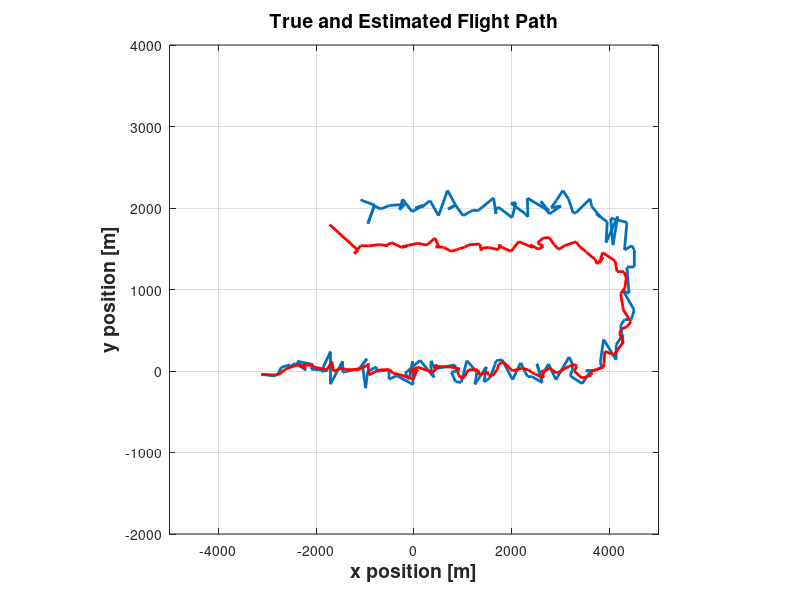
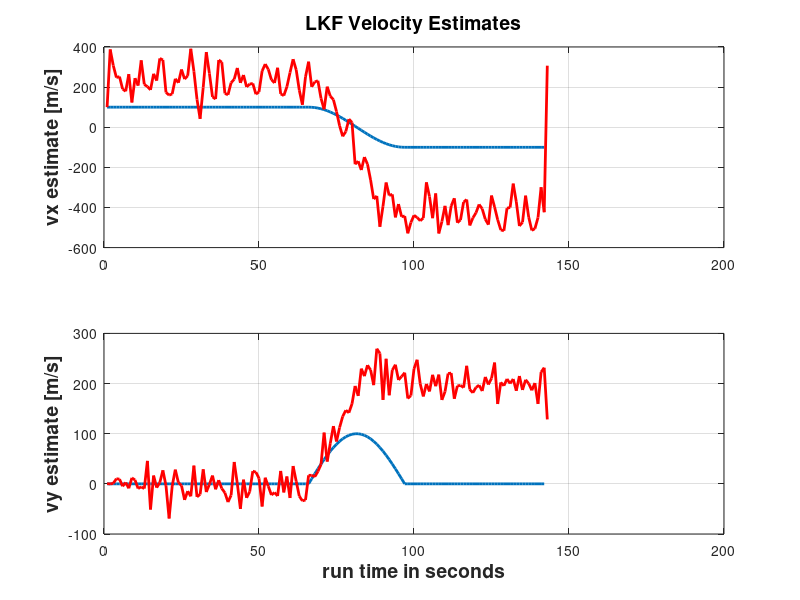

These figures' MATLAB source, in order:

%   Project 01 - Part b
%
%   LINEAR KALMAN FILTER
%
%   <NGHI NGUYEN>
%
%
clear all
%close all
randn('state',0) % Reset random number generator

load data01

%   Define measurement variance
sigma_r = 100;
sigma_v = 1;

% ----------------------------------------------------------------
%  GENERATE THE MEASUREMENTS
% ----------------------------------------------------------------
for k = 1:length(rx),

    % Generate errors
    v = [sigma_r*randn(1,1); sigma_v*randn(1,1); sigma_r*randn(1,1); sigma_v*randn(1,1)];
    
    % True position and velocity
    x = [rx(k); vx(k); ry(k); vy(k)];
    
    % Make measurement vecor
    z(:,k) = x + v;
end

% ----------------------------------------------------------------
%  LKF - State Vector: x, x_dot, x_dotdot, y, y_dot, y_dotdot
% ----------------------------------------------------------------

dt = 1;

%
% INSERT YOU FILTER HERE: use variable x_est for your estimate of the state
%
%sigma_w = 1;
sigma_w = 10;
%sigma_w = 100;

Phi = [1 dt 0 0 0 0; % Changes to Phi matrix based on Constant velocity model
       0 1 dt 0 0 0;
       0 0 1 dt 0 0;
       0 0 0 1 dt 0;
       0 0 0 0 1 dt;
       0 0 0 0 0 1];
 
H = [1 0 0 0 0 0;
     0 0 1 0 0 0;
     0 0 0 1 0 0;
     0 0 0 0 1 0]; %Measurement matrix
 
%u = 0.05;  %Aceleration magnitude
%u=[0 vx(:) 0 vy(:)]; %Action vector based on Constant velocity model

R = [sigma_r 0 0 0;
     0 sigma_r 0 0;
     0 0 sigma_r 0;
     0 0 0 sigma_r]; %Mean and variance of the random noise

Q = (sigma_w^2)*[(dt^5)/20 (dt^4)/8 (dt^3)/6 0 0 0;
                 (dt^4)/8 (dt^3)/3 (dt^2)/2 0 0 0;
                 (dt^3)/6 (dt^2)/2 dt 0 0 0;
                  0 0 0 (dt^5)/20 (dt^4)/8 (dt^3)/6;
                  0 0 0 (dt^4)/8 (dt^3)/6 (dt^2)/2;
                  0 0 0 (dt^3)/6 (dt^2)/2 dt];     %Covariance Matrix
                                               
x_est(:,1) = [rx(1,1);
              vx(1,1);
              0;
              ry(1,1);
              vy(1,1);
              0];                                  %Initialize the initial vectors
P_pre = 5000*eye(6);                               %Initial Covarience matrix

%Start Kalman Filter

for k=1:length(rx)
      
    K = P_pre *H' * inv(H * P_pre * H' + R);       %Calculating the Kalman Filter
    
    x_est(:,k) = x_est(:,k) + K * ( z(:,k) - H * x_est(:,k)); %Update estimate with measurement
    
    P_pre = (eye(6) - K*H) * P_pre; %Update the Covariance
    %------------------------------
    
    x_est(:,k+1) =  Phi*x_est(:,k); %Project the state ahead 
   
    P_pre = Phi*P_pre*Phi' + Q;     %Project the error covariance ahead 
end
%
%
%
figure
plot(z(1,:),z(3,:),'LineWidth', 2)
grid on
axis([-5000 5000 -2000 4000])
axis('square')
ylabel('y position [m]','FontSize',14,'FontWeight','bold')
xlabel('x position [m]','FontSize',14,'FontWeight','bold')
title('True and Estimated Flight Path','FontSize',14,'FontWeight','bold')
 hold on
 plot(x_est(1,:),x_est(4,:),'r','LineWidth', 2)
 hold off


figure
subplot(2,1,1)
plot(vx,'LineWidth', 2);
 hold on
  plot(x_est(2,:),'r','LineWidth', 2);
 hold off
grid on
ylabel('vx estimate [m/s]','FontSize',14,'FontWeight','bold')
title('LKF Velocity Estimates','FontSize',14,'FontWeight','bold')
subplot(2,1,2)
plot(vy,'LineWidth', 2);
 hold on
 plot(x_est(5,:),'r','LineWidth', 2);
 hold off
grid on
ylabel('vy estimate [m/s]','FontSize',14,'FontWeight','bold')
xlabel('run time in seconds','FontSize',14,'FontWeight','bold')
